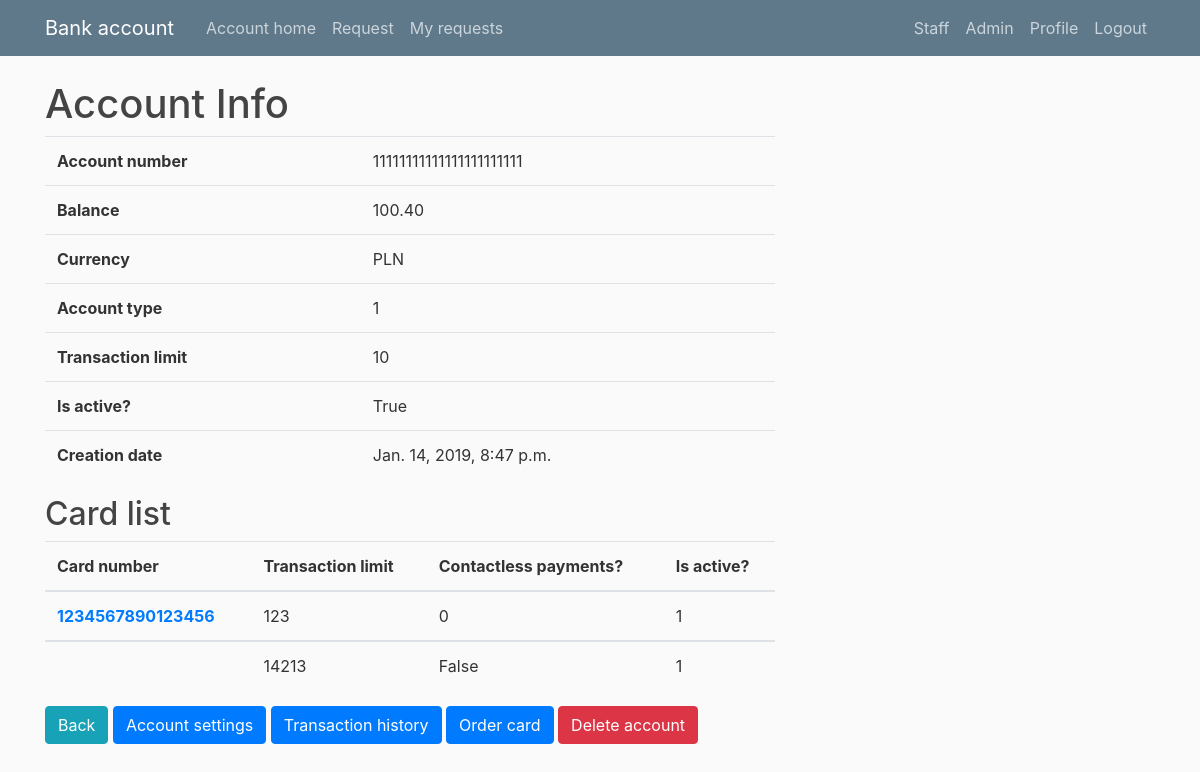
The page /account/1/ (signed in) on the database as committed earlier.
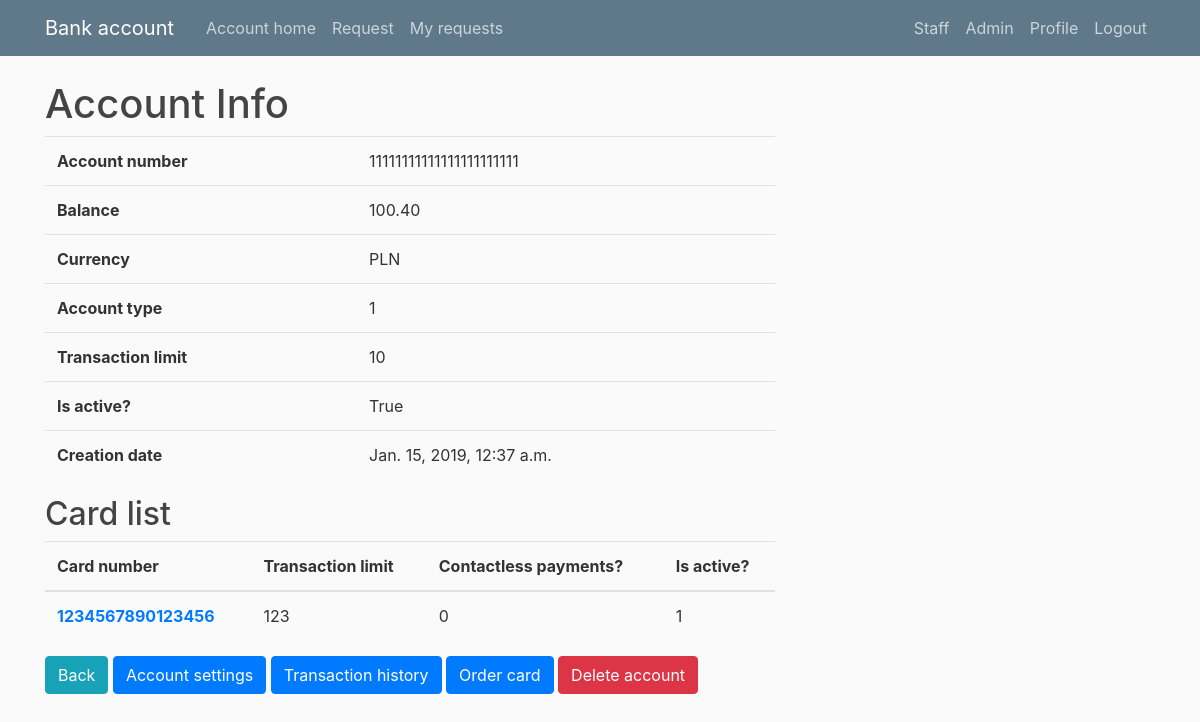
The same page on the database as committed later.
### client/models.py (models this page shows, shortened)
class Account(models.Model):
    def rand_account_number():
        account_nr = str(random.randint(0, 9))
        for i in range(25):
            account_nr += str(random.randint(0, 9))
        return account_nr
    CURRENCIES_CHOICE = [
        ('EUR', 'EUR'),
        ('PLN', 'PLN'),
        ('USD', 'USD'),
        ('JPY', 'JPY'),
        ('GBP', 'GBP'),
        ('CHF', 'CHF'),
        ('SAR', 'SAR'),
        ('RUB', 'RUB'),
        ('KRW', 'KRW')
    ]
    ACCOUNT_TYPE_CHOICES = [
        ('Normal account', 'Normal account'),
        ('Saving account', 'Saving account')
    ]
    account_number = models.CharField(
        default=rand_account_number, max_length=26, unique=True)
    user = models.ForeignKey(CustomUser, on_delete=models.CASCADE)
    balance = models.DecimalField(default=0, max_digits=10, decimal_places=2)
    transaction_limit = models.IntegerField(default=10)
    currency = models.CharField(
        default='PLN', max_length=3, choices=CURRENCIES_CHOICE)
    is_active = models.BooleanField(default=True)
    creation_date = models.DateTimeField(default=timezone.now)
    account_type = models.CharField(
        default='Normal account', max_length=15, choices=ACCOUNT_TYPE_CHOICES)

class Card(models.Model):
    def rand_cvv():
        cvv = str(random.randint(0, 9))
        cvv += str(random.randint(0, 9))
        cvv += str(random.randint(0, 9))
        return cvv
    def rand_card_number():
        card_nr = str(random.randint(0, 9))
        for i in range(15):
            card_nr += str(random.randint(0, 9))
        return card_nr
    account_number = models.ForeignKey(Account, on_delete=models.CASCADE)
    card_number = models.CharField(default=rand_card_number, max_length=16)
    cvv = models.CharField(default=rand_cvv, max_length=3)
    is_nfc = models.BooleanField(default=False)
    is_active = models.BooleanField(default=True)
    transaction_limit = models.IntegerField(default=50)

### client/views.py (the view)
# urls.py: re_path(r'^account/(?P<oid>[0-9]+)/$',
@login_required
def account(request, oid):
    account = get_object_or_404(Account, id=oid)
    if account.user == request.user:
        if account.user == request.user:
            cards = Card.objects.filter(account_number_id=oid)
            context = {
                'account': account,
                'cards': cards
            }
        return render(request, 'client/account.html', context)
    return render(request, "users/validation_error.html")

### client/templates/client/account.html
{% extends "client/base.html" %}
{% block content %}
<h1>Account Info</h1>
<table class="table">
    <tbody>
        <tr>
            <th scope="col">Account number</th>
            <td>{{ account.account_number }}</td>
        </tr>
        <tr>
            <th scope="row">Balance</th>
            <td>{{ account.balance }}</td>
        </tr>
        <tr>
            <th scope="row">Currency</th>
            <td>{{ account.currency }}</td>
        </tr>
        <tr>
            <th scope="row">Account type</th>
            <td>{{ account.account_type }}</td>
        </tr>
        <tr>
            <th scope="row">Transaction limit</th>
            <td>{{ account.transaction_limit }}</td>
        </tr>
        <tr>
            <th scope="row">Is active?</th>
            <td> {{ account.is_active }} </td>
        </tr>
        <tr>
            <th scope="row">Creation date</th>
            <td>{{ account.creation_date }}</td>
        </tr>
    </tbody>
</table>
<h2>Card list</h2>
<table class="table">
    <thead>
        <tr>
            <th scope="col">Card number</th>
            <th scope="col">Transaction limit</th>
            <th scope="col">Contactless payments?</th>
            <th scope="col">Is active?</th>
        </tr>
    </thead>
    {% for card in cards %}
    <tbody>
        <tr>
            <th scope="row">
                <a class="navbar-link" href="{% url 'card' oid=account.id coid=card.id %}">
                    {{ card.card_number }}
                </a>
            </th>
            <td>{{ card.transaction_limit }}</td>
            <td>{{ card.is_nfc }}</td>
            <td>{{ card.is_active }}</td>
        </tr>
        {% endfor %}
    </tbody>
</table>
<div class="form-group">
    <a href="{% url 'home' %}" class="btn btn-info" type="button">
        Back
    </a>
    <a href="{% url 'edit_account' oid=account.id %}" class="btn btn-primary" type="button">
        Account settings
    </a>
    <a href="{% url 'transaction_history' oid=account.id %}" class="btn btn-primary" type="button">
        Transaction history
    </a>
    <a href="{% url 'order_card' oid=account.id %}" class="btn btn-primary" type="button">
        Order card
    </a>
    {% if account.balance >= 0 %}
    <a href="{% url 'delete_account' oid=account.id %}" class="btn btn-danger" type="button">
        Delete account
    </a>
    {% endif %}
</div>
{% endblock %}

Rows that differ between the two databases and show on the page:
removed Card: transaction_limit "14213", is_nfc "False", is_active "1"
changed Account "PLN": creation_date "Jan. 14, 2019, 8:47 p.m." → "Jan. 15, 2019, 12:37 a.m."
